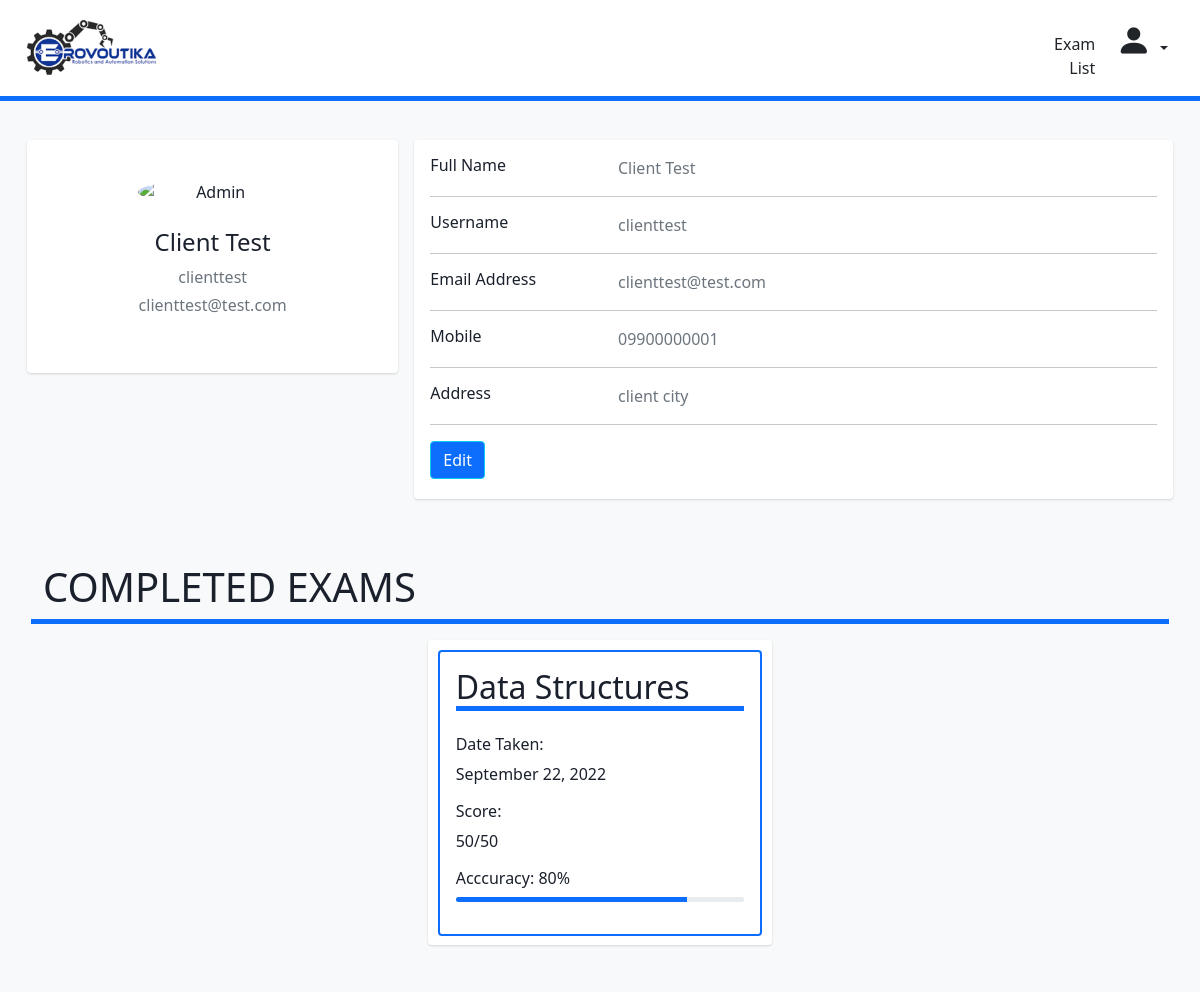
Page /src/webclient/UserProfile.php (signed in) on the earlier database version.
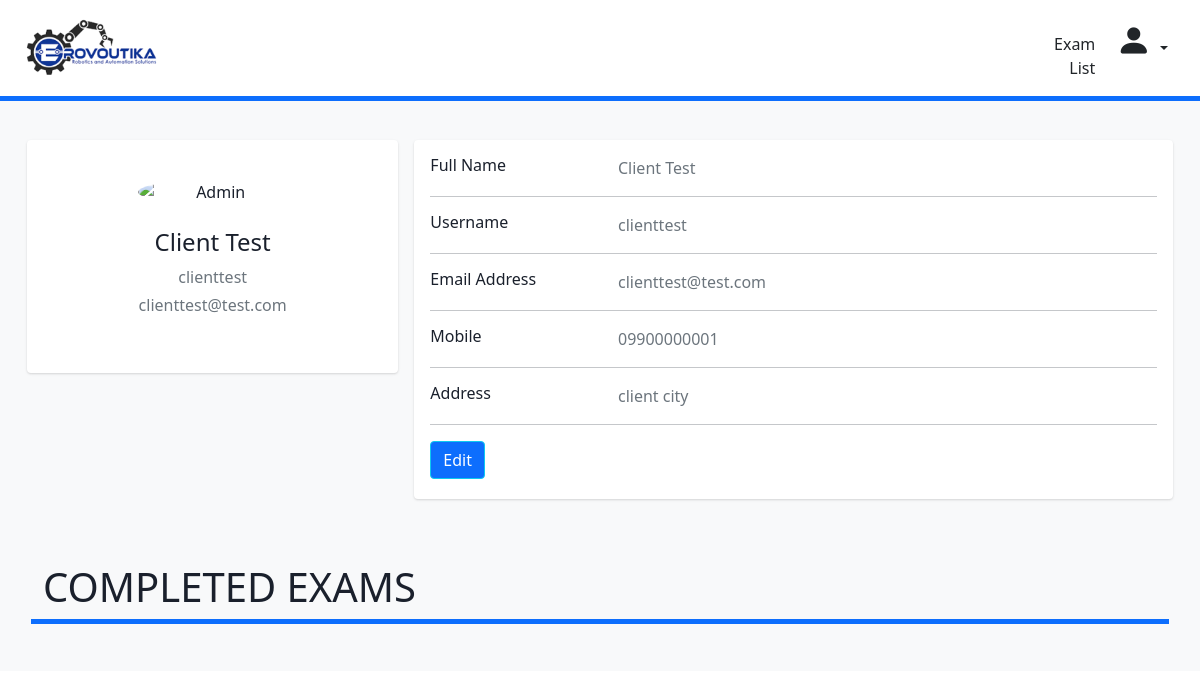
Same page on the later database version.
### tables this page shows
CREATE TABLE `tbExam` (
	`clExID` int(9) UNSIGNED NOT NULL,  
	`clExName` varchar(500) NOT NULL, 
	`clExDescription` varchar(2000) NOT NULL, 
	`clExInstructions` varchar(3000) NOT NULL, 
	`clExPublish` int(1) UNSIGNED NOT NULL,  
	`clExLastEditedBy` int(9) UNSIGNED NOT NULL, 
	`clExPublishedBy` int(9) UNSIGNED DEFAULT NULL, 
	`clExLastEditDate` datetime not null default now(),
	`clExPublishedDate` datetime,
    PRIMARY KEY (`clExID`)
);

### src/webclient/UserProfile.php (the view, shortened to what the changed rows need)
<?php
include '../includes/connectdb.php';
if($_SESSION['client_sid']==session_id())
{
		?>
<!DOCTYPE html>
<html lang="en">
   <head>
	<link
      href="https://cdn.jsdelivr.net/npm/bootstrap@5.0.0-beta3/dist/css/bootstrap.min.css"
      rel="stylesheet"
	/>
	<link rel="stylesheet" href="https://cdn.jsdelivr.net/npm/bootstrap-icons@1.4.1/font/bootstrap-icons.css" />
	<link rel="stylesheet" href="../css/UserProfileStyle.css">
</head>
<body>
        <div class="container-fluid bg-light">
            <div class="main-body">
                    <div class="row gutters-sm border-5 border-bottom border-primary ms-1 me-1 mt-5">
                        <h1>COMPLETED EXAMS</h1>
                    </div>
                <div class="exam_container">
                <?php
                  $sql = "SELECT * FROM tbexam";
                  $result = $connectdb->query($sql);
                  if ($result->num_rows > 0) {
                    while($row = $result->fetch_assoc()) {
                      echo '<div class="exam_card h-100">';
                        echo '<div class="card-body border border-2 border-primary rounded">';
                          echo '<h2 class="d-flex align-items-center border-5 border-bottom border-primary mb-4">'
                          .$row["clExName"].'</h2>';
                          echo '
                          <h6>Date Taken: </h6>
                            <p>September 22, 2022</p>
                          <h6>Score: </h6>
                            <p>50/50</p>
                          <h6>Acccuracy: 80%</h6>
                            <div class="progress mb-3" style="height: 5px">
                                <div class="progress-bar bg-primary" role="progressbar" style="width: 80%" aria-valuenow="80" aria-valuemin="0" aria-valuemax="100"></div>';
                          echo '</div>';
                        echo '</div>';
                      echo '</div>';
                    }
                  }
                ?>
                </div>
            </div>
    </div>
    </body>
</html>
<?php
	}
?>

Differences in the rows shown:
removed tbexam: clExName "Data Structures"
